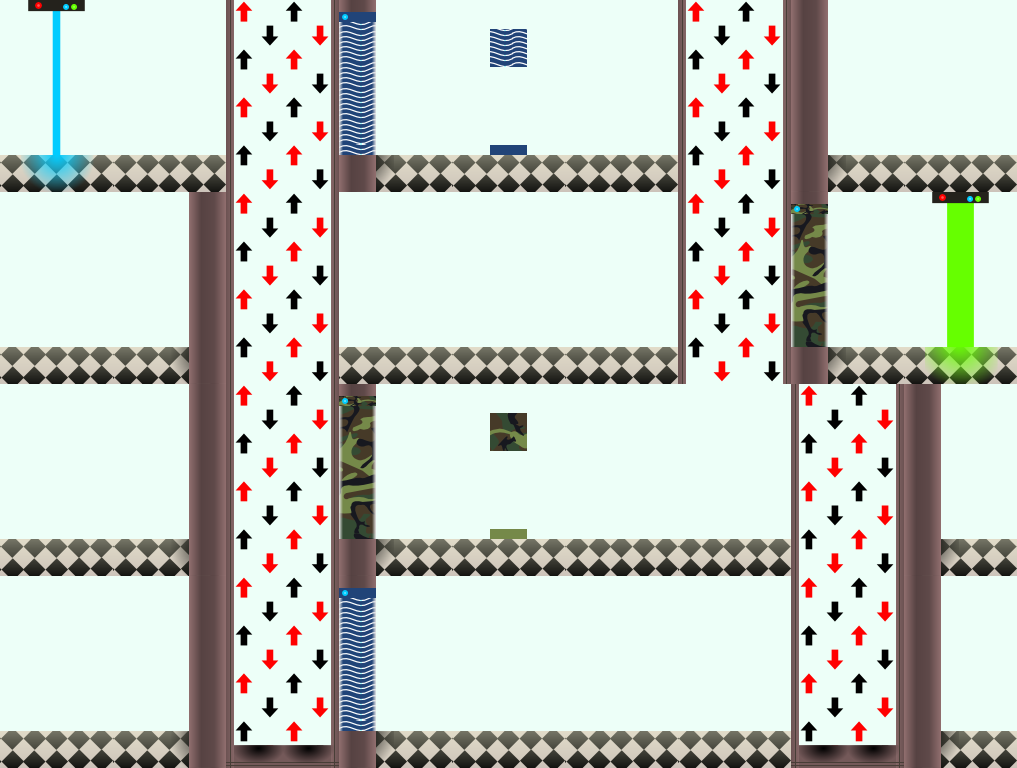

Rendered tile map (Tiled .tmx) drawn with the repository's tilesets; below, a short description and the map source with its tile grids summarised:
An orthogonal 9x4 tile map with 113x192 px tiles, 1 tile layer (Tile Layer 1).

<map version="1.0" orientation="orthogonal" renderorder="right-down" width="9" height="4" tilewidth="113" tileheight="192" backgroundcolor="#aaffff" nextobjectid="2">
 <properties>
  <property name="Timelimit" value="100" />
 </properties>
 <tileset firstgid="1" name="Blank Walls" tilewidth="113" tileheight="192" tilecount="32">
  <properties>
   <property name="Floorheight" value="37" />
   <property name="Wallwidth" value="37" />
  </properties>
  <image source="FullWallkindsSheet.png" trans="ffffff" width="904" height="768" />
  <tile id="0">
   <properties>
    <property name="Floor" value="True" />
    <property name="Wall" value="False" />
   </properties>
  </tile>
  <tile id="1">
   <properties>
    <property name="Floor" value="False" />
    <property name="Liftshaft" value="True" />
    <property name="Wall" value="False" />
   </properties>
  </tile>
  <tile id="2">
   <properties>
    <property name="Floor" value="True" />
    <property name="Wall" value="True" />
    <property name="Wallpos" value="40" />
   </properties>
  </tile>
  <tile id="3">
   <properties>
    <property name="Floor" value="True" />
    <property name="Wall" value="True" />
    <property name="Wallpos" value="0" />
   </properties>
  </tile>
  <tile id="4">
   <properties>
    <property name="Floor" value="True" />
    <property name="Wall" value="True" />
    <property name="Wallpos" value="75" />
   </properties>
  </tile>
  <tile id="5">
   <properties>
    <property name="Floor" value="True" />
    <property name="Spawn" value="True" />
    <property name="Wall" value="False" />
   </properties>
  </tile>
  <tile id="6">
   <properties>
    <property name="Floor" value="True" />
    <property name="Goal" value="True" />
    <property name="Wall" value="False" />
   </properties>
  </tile>
  <tile id="7">
   <properties>
    <property name="Floor" value="False" />
   </properties>
  </tile>
  <tile id="8">
   <properties>
    <property name="Spikes" value="True" />
   </properties>
  </tile>
  <tile id="9">
   <properties>
    <property name="Floor" value="True" />
    <property name="Liftshaft" value="True" />
   </properties>
  </tile>
  <tile id="10">
   <properties>
    <property name="Floor" value="True" />
    <property name="Teleporter" value="True" />
   </properties>
  </tile>
  <tile id="11">
   <properties>
    <property name="Endpoint" value="True" />
    <property name="Floor" value="True" />
   </properties>
  </tile>
  <tile id="12">
   <properties>
    <property name="Button" value="True" />
    <property name="Floor" value="True" />
    <property name="Target" value="Yellow" />
    <property name="Timeout" value="5" />
   </properties>
  </tile>
  <tile id="13">
   <properties>
    <property name="Door" value="True" />
    <property name="Floor" value="True" />
    <property name="Group" value="Yellow" />
    <property name="Openimg" value="YellowCentre_open.png" />
    <property name="Wall" value="True" />
    <property name="Wallpos" value="40" />
   </properties>
  </tile>
  <tile id="14">
   <properties>
    <property name="Door" value="True" />
    <property name="Floor" value="True" />
    <property name="Group" value="Yellow" />
    <property name="Openimg" value="YellowLeft_open.png" />
    <property name="Wall" value="True" />
    <property name="Wallpos" value="0" />
   </properties>
  </tile>
  <tile id="15">
   <properties>
    <property name="Door" value="True" />
    <property name="Floor" value="True" />
    <property name="Group" value="Yellow" />
    <property name="Openimg" value="YellowRight_open.png" />
    <property name="Wall" value="True" />
    <property name="Wallpos" value="75" />
   </properties>
  </tile>
  <tile id="16">
   <properties>
    <property name="Button" value="True" />
    <property name="Floor" value="True" />
    <property name="Target" value="Blue" />
    <property name="Toggle" value="True" />
   </properties>
  </tile>
  <tile id="17">
   <properties>
    <property name="Door" value="True" />
    <property name="Floor" value="True" />
    <property name="Group" value="Blue" />
    <property name="Openimg" value="BlueCentre_open.png" />
    <property name="Wall" value="True" />
    <property name="Wallpos" value="40" />
   </properties>
  </tile>
  <tile id="18">
   <properties>
    <property name="Door" value="True" />
    <property name="Floor" value="True" />
    <property name="Group" value="Blue" />
    <property name="Openimg" value="BlueLeft_open.png" />
    <property name="Wall" value="True" />
    <property name="Wallpos" value="0" />
   </properties>
  </tile>
  <tile id="19">
   <properties>
    <property name="Door" value="True" />
    <property name="Floor" value="True" />
    <property name="Group" value="Blue" />
    <property name="Openimg" value="BlueRight_open.png" />
    <property name="Wall" value="True" />
    <property name="Wallpos" value="75" />
   </properties>
  </tile>
  <tile id="20">
   <properties>
    <property name="Button" value="True" />
    <property name="Floor" value="True" />
    <property name="Target" value="Green" />
   </properties>
  </tile>
  <tile id="21">
   <properties>
    <property name="Door" value="True" />
    <property name="Floor" value="True" />
    <property name="Group" value="Green" />
    <property name="Openimg" value="CamoCentre_open.png" />
    <property name="Wall" value="True" />
    <property name="Wallpos" value="40" />
   </properties>
  </tile>
  <tile id="22">
   <properties>
    <property name="Door" value="True" />
    <property name="Floor" value="True" />
    <property name="Group" value="Green" />
    <property name="Openimg" value="CamoLeft_open.png" />
    <property name="Wall" value="True" />
    <property name="Wallpos" value="0" />
   </properties>
  </tile>
  <tile id="23">
   <properties>
    <property name="Door" value="True" />
    <property name="Floor" value="True" />
    <property name="Group" value="Green" />
    <property name="Openimg" value="CamoRight_open.png" />
    <property name="Wall" value="True" />
    <property name="Wallpos" value="75" />
   </properties>
  </tile>
  <tile id="24">
   <properties>
    <property name="Conveyor" value="True" />
    <property name="Dir" value="-1" />
    <property name="Floor" value="True" />
   </properties>
  </tile>
  <tile id="25">
   <properties>
    <property name="Conveyor" value="True" />
    <property name="Dir" value="1" />
    <property name="Floor" value="True" />
   </properties>
  </tile>
 </tileset>
 <layer name="Tile Layer 1" width="9" height="4">
  <data>[36 cells, 36 non-empty, 11 distinct tile ids]</data>
 </layer>
</map>
